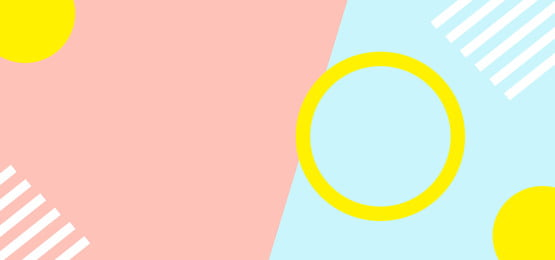
#> input picture imgs/test5.jpg, 555 x 260 px, found by its file name
$ python make_elbow_plot.py
#> lines starting #> are read from the running program, lines starting #| are printed output that depends on the picture
import cv2
import pandas as pd
import matplotlib.pyplot as plt
from scipy.cluster.vq import whiten, kmeans

class MakeElbowPlot:
    def __init__(self, file_loc):
#> called with file_loc = 'polaroid_palette/imgs/test5.jpg'
        self.img = cv2.imread(file_loc)
#> self.img is the input picture: shape (260, 555, 3); mean B, G, R 191.4, 219.3, 235.9


        if self.img is None:
            print ("pls check your file location")

    def resize(self, scale_percent = .50):
        img = self.img

        width = int(img.shape[1] * scale_percent)
        height = int(img.shape[0] * scale_percent)

        new_size = (width, height)

        scaled_img = cv2.resize(img, new_size)

        return scaled_img

    def initalize_df(self):

        scaled_img = self.resize()

        r = []
        g = []
        b = []

        for row in scaled_img:
            for pixel in row:
                b_channel, g_channel, r_channel = pixel
                r.append(r_channel)
                g.append(g_channel)
                b.append(b_channel)

        #set up dataframe
        image_df = pd.DataFrame({"red" : r,
                                "green" : g,
                                "blue" : b}, columns=["red", "green", "blue"])

        return image_df

    def whiten(self, image_df):
        #whiten the dataset to normalize the data & achieve unit variance

        image_df["scaled_red"] = whiten(image_df["red"])
        image_df["scaled_green"] = whiten(image_df["green"])
        image_df["scaled_blue"] = whiten(image_df["blue"])

        return image_df


    def implement_kmeans(self):

        df = self.initalize_df()
#> the loop in initalize_df, `for row in scaled_img:` made 130 passes
#> after the loop in initalize_df, `for row in scaled_img:`: b = 36010 items
#> in initalize_df, `image_df = pd.DataFrame({"red" : r, "green" : g, "blue" : b}, columns=..`: image_df = table of 36010 rows and 3 columns
#> df = table of 36010 rows and 3 columns
        whiten_df = self.whiten(df)
#> whiten_df = table of 36010 rows and 6 columns

        distortion = []
        cluster = range(1,7)


        for x in cluster:
            center, d = kmeans(whiten_df[["scaled_red", "scaled_green", "scaled_blue"]], x)
            distortion.append(d)
            print ("what up")
#> this loop made 6 passes
#> d on passes 3 to 6: 0.216, 0.0846, 0.0672, 0.0672
#> (center, d) on passes 1 to 2: ([[9.71, 8.64, 2.71]], 1.65), ([[10.44, 7.97, 2.18], [8.56, 9.68, 3.54]], 0.718)
#> after the loop, distortion = [1.65, 0.718, 0.216, 0.0846, 0.0672, 0.0672]
        return cluster, distortion

    def draw_elbow_plot (self, cluster, distortion):
        plt.plot(cluster,distortion)
        plt.xticks(cluster)
        plt.savefig("e_plot.png")
        plt.show()


test = MakeElbowPlot("polaroid_palette/imgs/test5.jpg")
cluster, distortion = test.implement_kmeans()
#> distortion = [1.65, 0.718, 0.216, 0.0846, 0.0672, 0.0672]
draw = test.draw_elbow_plot(cluster, distortion)
#> in draw_elbow_plot, `plt.savefig("e_plot.png")`:
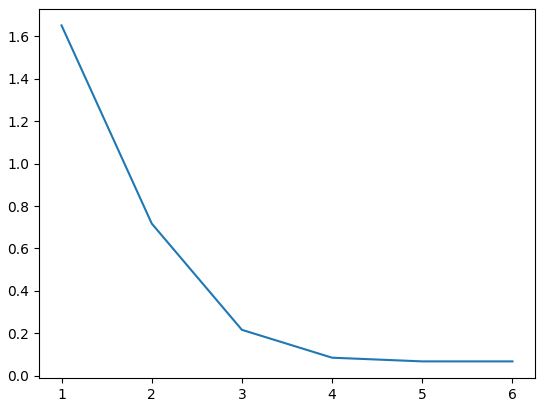
#> figure drawn by matplotlib, 1 panel

$ run again, with imgs/test4.jpg copied over imgs/test5.jpg
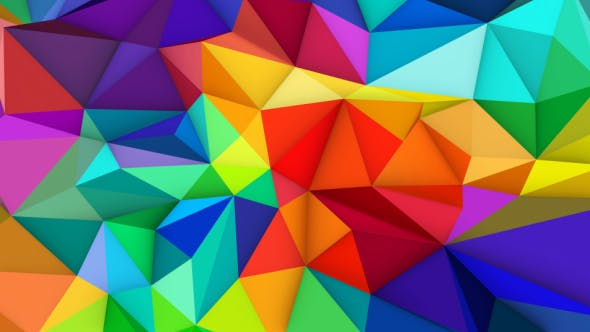
#> input picture imgs/test4.jpg, 590 x 332 px, found by its file name
#> in __init__, self.img is the input picture: shape (332, 590, 3); mean B, G, R 102.5, 109, 119.2
#> in resize, `scaled_img = cv2.resize(img, new_size)`:
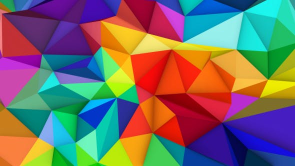
#> scaled_img: shape (166, 295, 3); mean B, G, R 102.7, 109.1, 119.4
#> after the loop in initalize_df, `for row in scaled_img:`: b = 48970 items
#> image_df = table of 48970 rows and 3 columns
#> whiten_df = table of 48970 rows and 6 columns
#> the loop in implement_kmeans, `for x in cluster:` made 6 passes
#> d on passes 3 to 6: 0.975, 0.835, 0.755, 0.696
#> after the loop in implement_kmeans, `for x in cluster:`: distortion = [1.69, 1.21, 0.975, 0.835, 0.755, 0.696]
#> in draw_elbow_plot, `plt.savefig("e_plot.png")`:
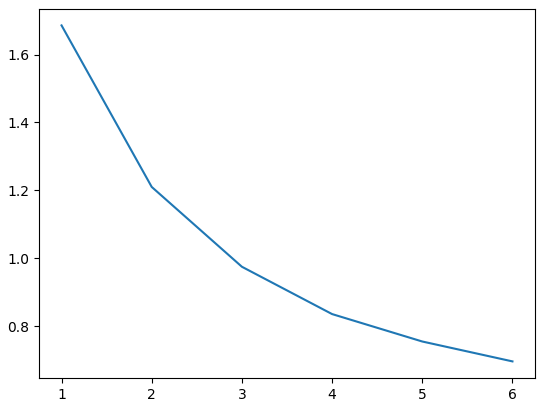
#> figure drawn by matplotlib, 1 panel
